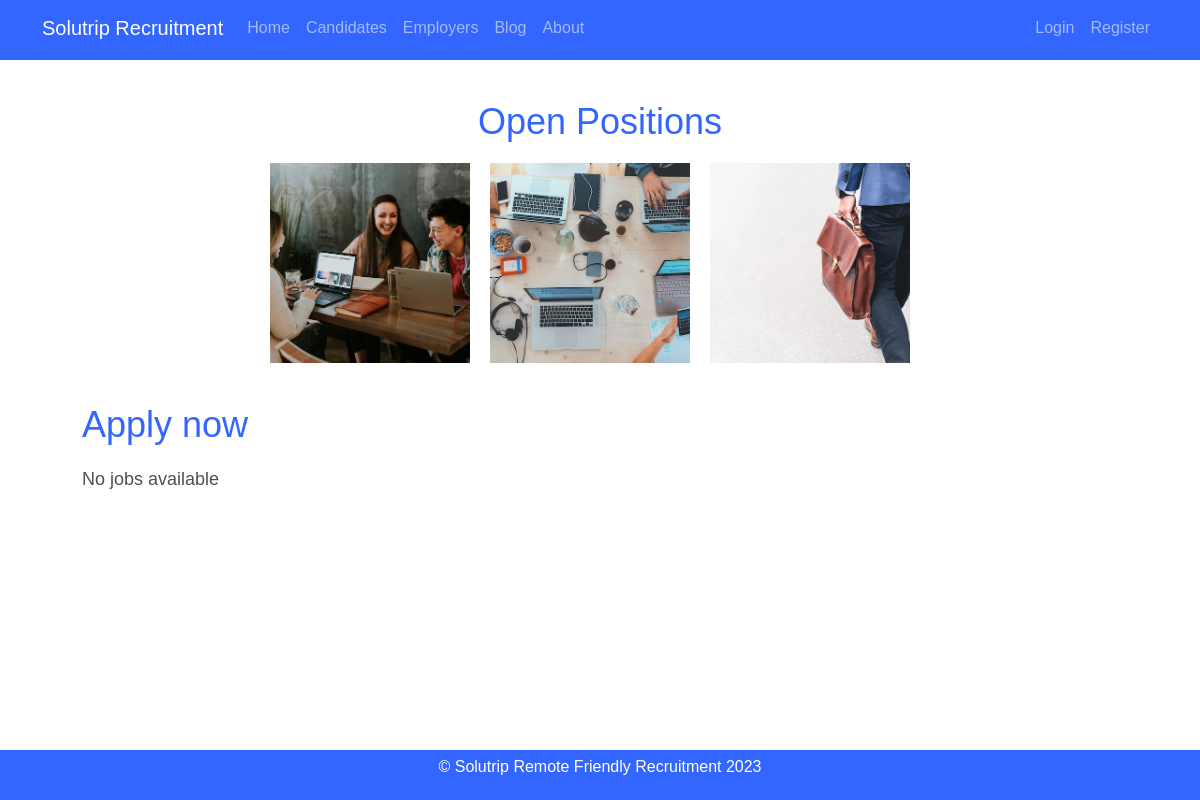
/candidates, run on an earlier commit of the app's database.
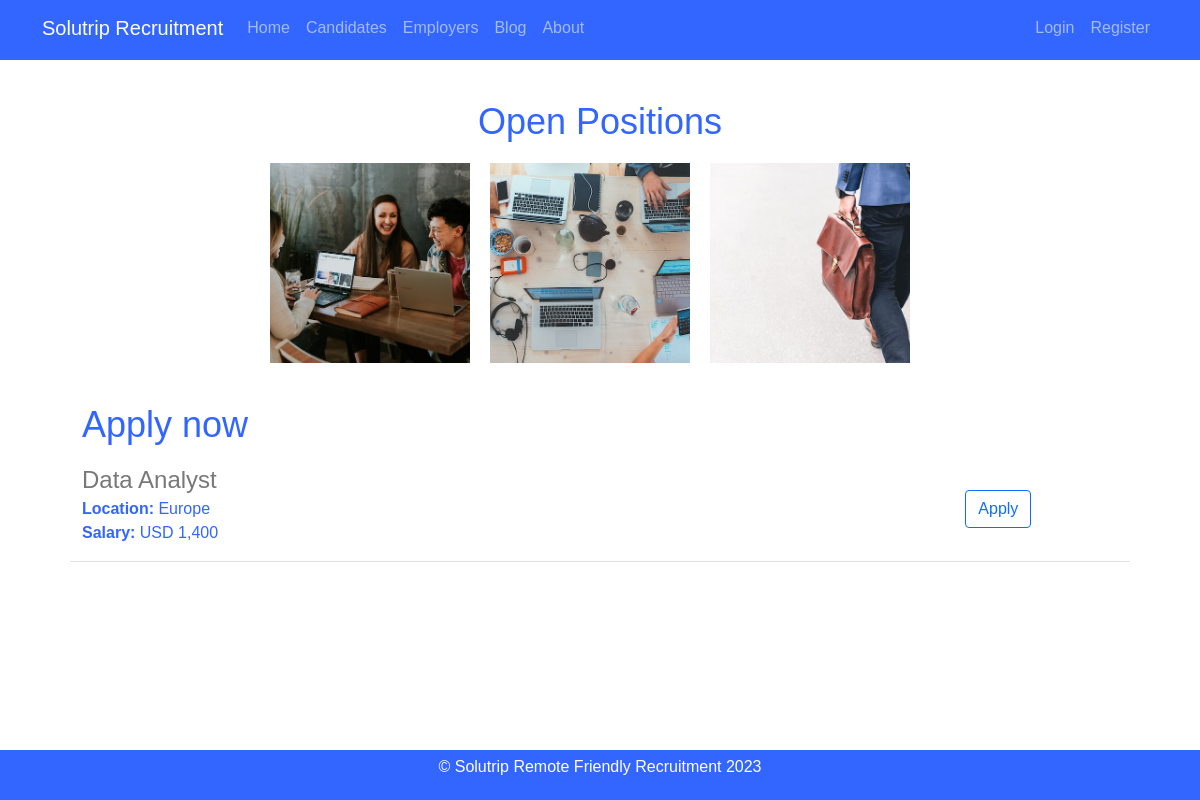
And on a later commit of the database.
### Solutrip_app/models.py (models this page shows)
class Jobs(db.Model):
    id = db.Column (db.Integer, primary_key=True)
    title = db.Column(db.String(60), nullable=False)
    location = db.Column(db.String(60), nullable=False)
    salary = db.Column(db.String(60), nullable=False)
    description = db.Column(db.Text, nullable=False)
    requirements= db.Column(db.Text, nullable=False)
    qualifications= db.Column(db.Text, nullable=False)
    company_id = db.Column(db.Integer, db.ForeignKey('company.id'), nullable=False)

### Solutrip_app/routes.py (the view)
@app.route("/candidates")
def candidates():
    jobs = Jobs.query.all()
    return render_template("candidates.html", jobs = jobs, title="Jobs")

### Solutrip_app/templates/candidates.html
{% extends 'layout.html' %}
{% block content %}
    <section id="carousel">
        <h2> Open Positions</h2>
        <div id="slides">
            <a href="{{ url_for('static', filename='1.jpg') }}">
                <img src="{{ url_for('static', filename='1.jpg') }}" alt="Job description 1">
            </a>
            <a href="{{ url_for('static', filename='2.jpg') }}">
                <img src="{{ url_for('static', filename='2.jpg') }}" alt="Job description 2">
            </a>
            <a href="{{ url_for('static', filename='3.jpg') }}">
                <img src="{{ url_for('static', filename='3.jpg') }}" alt="Job description 3">
            </a>
        </div>
        <div class="body-text" style="text-align: left;">
            <h2> Apply now </h2>
            {% if jobs %}
                {% for job in jobs %}
                    <div class="row border-bottom" style="margin-top: 4px;">
                        <div class="col-10">
                            <h4 style="color: rgb(120,120,120); margin-bottom: 2px">{{ job.title }}</h4>
                            <div><b>Location: </b>{{ job.location }}</div>
                            <div style="margin-bottom: 16px;"><b>Salary: </b>{{ job.salary }}</div>
                        </div>
                        <div class="col-2">
                            <a href="/login" type="button" class="btn btn-outline-primary mt-4 float-right">Apply</a>
                        </div>
                    </div>
                {% endfor %}
            {% else %}
                <p>No jobs available</p>
            {% endif %}
        </div>
    </section>
{% endblock %}

### Solutrip_app/templates/layout.html (shortened to what this page needs)
<html>
  <head>
    <link href="https://cdn.jsdelivr.net/npm/bootstrap@5.0.2/dist/css/bootstrap.min.css" rel="stylesheet">
    <link rel="stylesheet" type="text/css" href="{{ url_for('static', filename='styles.css') }}">
  </head>
  <body>
    <header class="site-header">
      <nav class="navbar navbar-expand-md navbar-dark bg-steel fixed-top">
        <div class="container">
          <a class="navbar-brand mr-4" href="/">Solutrip Recruitment</a>
          <div class="collapse navbar-collapse d-flex" id="navbarToggle">
            <div class="navbar-nav mr-auto flex-grow-1">
              <a class="nav-item nav-link {% if request.path == '/' %}active{% endif %}" href="{{ url_for('home') }}">Home</a>
              <a class="nav-item nav-link" href="{{ url_for('candidates')}}">Candidates</a>
              <a class="nav-item nav-link" href="{{ url_for('employers')}}">Employers</a>
              <a class="nav-item nav-link" href="{{ url_for('blog')}}">Blog</a>
              <a class="nav-item nav-link" href="{{ url_for('about')}}">About</a>
            </div>
            <div class="navbar-nav ml-auto">
              {% if current_user.is_authenticated %}
              {% if current_user.role == 'admin' %}
                <a class="nav-item nav-link" href="{{ url_for('admin')}}">Admin</a>
              {% endif%}
              <a class="nav-item nav-link" href="{{ url_for('account')}}">Account</a>
              <a class="nav-item nav-link" href="{{ url_for('logout')}}">Log Out</a>
              {% else %}
              <a class="nav-item nav-link" href="{{ url_for('login')}}">Login</a>
              <a class="nav-item nav-link" href="{{ url_for('register')}}">Register</a>
              {% endif %}
            </div>
          </div>
        </div>
      </nav>
    </header>
    <div class="col-md-12">
      <div class="container">
        {% block content %}
        {% endblock %}
      </div>
    </div>
    <footer>
        <p>&copy; Solutrip Remote Friendly Recruitment 2023</p>
    </footer>
  </body>
</html>

### Solutrip_app/static/styles.css (style rules this page uses)
body { background-image: url(bg-img.jpg); background-size: cover; font-family: Arial, sans-serif; color: #333; }
header { display: flex; justify-content: space-between; align-items: center; padding: 0 10px; height: 60px; background-color: #3366ff; }
section { text-align: center; }
.body-text { color: rgb(80,80,80); font-size: 16px; margin-top: 40px; margin-bottom: 60px; padding-bottom: 20px; }
#carousel { background-color: white; padding: 40px; text-align: center; }
#carousel h2 { font-size: 36px; margin-bottom: 20px; }
#slides { display: flex; justify-content: center; align-items: center; height: 200px; }
#slides img { width: 200px; height: 200px; margin-right: 20px; object-fit: cover; }
html, body { height: 100%; }
footer { display: flex; justify-content: center; align-items: center; min-height: 50px; background-color: #3366ff; color: #fff; width: 100%; }
.border-bottom { color: #3366ff; }
#account h1,h2 { color: #3366ff; }
footer { position: fixed; bottom: 0; width: 100%; }

What changed in the data, as far as the page shows it:
added Jobs: title "Data Analyst", location "Europe", salary "USD 1,400"
Also different on the page:
text no longer shown: "No jobs available"
